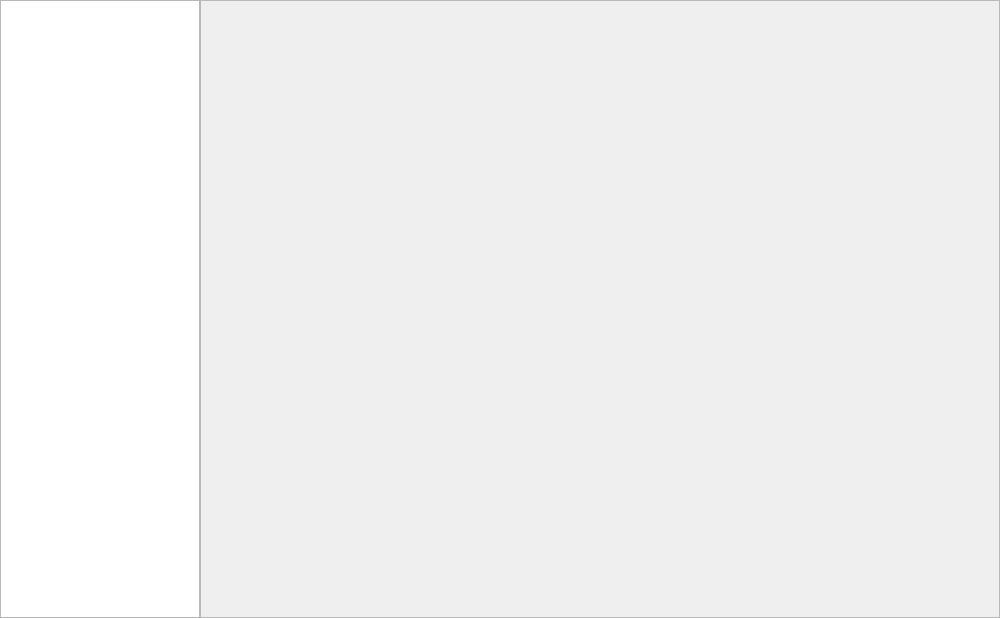
<?xml version="1.0" encoding="UTF-8"?>
<ui version="4.0">
 <class>SettingWidget</class>
 <widget class="QWidget" name="SettingWidget">
  <property name="geometry">
   <rect>
    <x>0</x>
    <y>0</y>
    <width>1000</width>
    <height>618</height>
   </rect>
  </property>
  <property name="windowTitle">
   <string>设置</string>
  </property>
  <layout class="QGridLayout" name="gridLayout">
   <property name="leftMargin">
    <number>0</number>
   </property>
   <property name="topMargin">
    <number>0</number>
   </property>
   <property name="rightMargin">
    <number>0</number>
   </property>
   <property name="bottomMargin">
    <number>0</number>
   </property>
   <property name="spacing">
    <number>0</number>
   </property>
   <item row="0" column="0">
    <widget class="QTreeWidget" name="tw_setting">
     <property name="maximumSize">
      <size>
       <width>200</width>
       <height>16777215</height>
      </size>
     </property>
     <attribute name="headerVisible">
      <bool>false</bool>
     </attribute>
     <column>
      <property name="text">
       <string notr="true">1</string>
      </property>
     </column>
    </widget>
   </item>
   <item row="0" column="1">
    <widget class="QScrollArea" name="sa_setting">
     <property name="widgetResizable">
      <bool>true</bool>
     </property>
     <widget class="QWidget" name="scrollAreaWidgetContents">
      <property name="geometry">
       <rect>
        <x>0</x>
        <y>0</y>
        <width>798</width>
        <height>616</height>
       </rect>
      </property>
      <layout class="QGridLayout" name="gridLayout_2">
       <property name="leftMargin">
        <number>0</number>
       </property>
       <property name="topMargin">
        <number>0</number>
       </property>
       <property name="rightMargin">
        <number>0</number>
       </property>
       <property name="bottomMargin">
        <number>0</number>
       </property>
       <property name="spacing">
        <number>0</number>
       </property>
       <item row="0" column="0">
        <widget class="QWidget" name="w_setting" native="true">
         <layout class="QGridLayout" name="gl_setting"/>
        </widget>
       </item>
       <item row="1" column="0">
        <spacer name="verticalSpacer">
         <property name="orientation">
          <enum>Qt::Vertical</enum>
         </property>
         <property name="sizeHint" stdset="0">
          <size>
           <width>0</width>
           <height>0</height>
          </size>
         </property>
        </spacer>
       </item>
      </layout>
     </widget>
    </widget>
   </item>
  </layout>
 </widget>
 <resources/>
 <connections/>
</ui>
